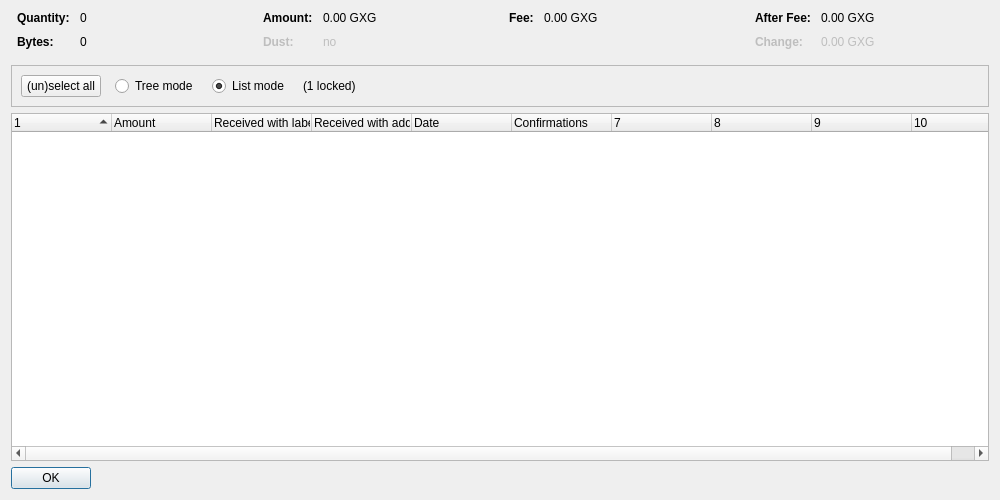
<?xml version="1.0" encoding="UTF-8"?>
<ui version="4.0">
 <class>CoinControlDialog</class>
 <widget class="QDialog" name="CoinControlDialog">
  <property name="geometry">
   <rect>
    <x>0</x>
    <y>0</y>
    <width>1000</width>
    <height>500</height>
   </rect>
  </property>
  <property name="windowTitle">
   <string>Coin Selection</string>
  </property>
  <layout class="QVBoxLayout" name="verticalLayout">
   <item>
    <layout class="QHBoxLayout" name="horizontalLayoutTop" stretch="0,0,0,0">
     <property name="topMargin">
      <number>0</number>
     </property>
     <property name="bottomMargin">
      <number>10</number>
     </property>
     <item>
      <layout class="QFormLayout" name="formLayoutCoinControl1">
       <property name="horizontalSpacing">
        <number>10</number>
       </property>
       <property name="verticalSpacing">
        <number>10</number>
       </property>
       <property name="leftMargin">
        <number>6</number>
       </property>
       <property name="rightMargin">
        <number>6</number>
       </property>
       <item row="0" column="0">
        <widget class="QLabel" name="labelCoinControlQuantityText">
         <property name="font">
          <font>
           <weight>75</weight>
           <bold>true</bold>
          </font>
         </property>
         <property name="text">
          <string>Quantity:</string>
         </property>
        </widget>
       </item>
       <item row="0" column="1">
        <widget class="QLabel" name="labelCoinControlQuantity">
         <property name="cursor">
          <cursorShape>IBeamCursor</cursorShape>
         </property>
         <property name="contextMenuPolicy">
          <enum>Qt::ActionsContextMenu</enum>
         </property>
         <property name="text">
          <string notr="true">0</string>
         </property>
         <property name="textInteractionFlags">
          <set>Qt::LinksAccessibleByMouse|Qt::TextSelectableByKeyboard|Qt::TextSelectableByMouse</set>
         </property>
        </widget>
       </item>
       <item row="1" column="0">
        <widget class="QLabel" name="labelCoinControlBytesText">
         <property name="font">
          <font>
           <weight>75</weight>
           <bold>true</bold>
          </font>
         </property>
         <property name="text">
          <string>Bytes:</string>
         </property>
        </widget>
       </item>
       <item row="1" column="1">
        <widget class="QLabel" name="labelCoinControlBytes">
         <property name="cursor">
          <cursorShape>IBeamCursor</cursorShape>
         </property>
         <property name="contextMenuPolicy">
          <enum>Qt::ActionsContextMenu</enum>
         </property>
         <property name="text">
          <string notr="true">0</string>
         </property>
         <property name="textInteractionFlags">
          <set>Qt::LinksAccessibleByMouse|Qt::TextSelectableByKeyboard|Qt::TextSelectableByMouse</set>
         </property>
        </widget>
       </item>
      </layout>
     </item>
     <item>
      <layout class="QFormLayout" name="formLayoutCoinControl2">
       <property name="horizontalSpacing">
        <number>10</number>
       </property>
       <property name="verticalSpacing">
        <number>10</number>
       </property>
       <property name="leftMargin">
        <number>6</number>
       </property>
       <property name="rightMargin">
        <number>6</number>
       </property>
       <item row="0" column="0">
        <widget class="QLabel" name="labelCoinControlAmountText">
         <property name="font">
          <font>
           <weight>75</weight>
           <bold>true</bold>
          </font>
         </property>
         <property name="text">
          <string>Amount:</string>
         </property>
        </widget>
       </item>
       <item row="0" column="1">
        <widget class="QLabel" name="labelCoinControlAmount">
         <property name="cursor">
          <cursorShape>IBeamCursor</cursorShape>
         </property>
         <property name="contextMenuPolicy">
          <enum>Qt::ActionsContextMenu</enum>
         </property>
         <property name="text">
          <string notr="true">0.00 GXG</string>
         </property>
         <property name="textInteractionFlags">
          <set>Qt::LinksAccessibleByMouse|Qt::TextSelectableByKeyboard|Qt::TextSelectableByMouse</set>
         </property>
        </widget>
       </item>
       <item row="1" column="0">
        <widget class="QLabel" name="labelCoinControlLowOutputText">
         <property name="enabled">
          <bool>false</bool>
         </property>
         <property name="font">
          <font>
           <weight>75</weight>
           <bold>true</bold>
          </font>
         </property>
         <property name="text">
          <string>Dust:</string>
         </property>
        </widget>
       </item>
       <item row="1" column="1">
        <widget class="QLabel" name="labelCoinControlLowOutput">
         <property name="enabled">
          <bool>false</bool>
         </property>
         <property name="cursor">
          <cursorShape>IBeamCursor</cursorShape>
         </property>
         <property name="contextMenuPolicy">
          <enum>Qt::ActionsContextMenu</enum>
         </property>
         <property name="text">
          <string notr="true">no</string>
         </property>
         <property name="textInteractionFlags">
          <set>Qt::LinksAccessibleByMouse|Qt::TextSelectableByKeyboard|Qt::TextSelectableByMouse</set>
         </property>
        </widget>
       </item>
      </layout>
     </item>
     <item>
      <layout class="QFormLayout" name="formLayoutCoinControl3">
       <property name="horizontalSpacing">
        <number>10</number>
       </property>
       <property name="verticalSpacing">
        <number>10</number>
       </property>
       <property name="leftMargin">
        <number>6</number>
       </property>
       <property name="rightMargin">
        <number>6</number>
       </property>
       <item row="0" column="0">
        <widget class="QLabel" name="labelCoinControlFeeText">
         <property name="font">
          <font>
           <weight>75</weight>
           <bold>true</bold>
          </font>
         </property>
         <property name="text">
          <string>Fee:</string>
         </property>
        </widget>
       </item>
       <item row="0" column="1">
        <widget class="QLabel" name="labelCoinControlFee">
         <property name="cursor">
          <cursorShape>IBeamCursor</cursorShape>
         </property>
         <property name="contextMenuPolicy">
          <enum>Qt::ActionsContextMenu</enum>
         </property>
         <property name="text">
          <string notr="true">0.00 GXG</string>
         </property>
         <property name="textInteractionFlags">
          <set>Qt::LinksAccessibleByMouse|Qt::TextSelectableByKeyboard|Qt::TextSelectableByMouse</set>
         </property>
        </widget>
       </item>
      </layout>
     </item>
     <item>
      <layout class="QFormLayout" name="formLayoutCoinControl4">
       <property name="horizontalSpacing">
        <number>10</number>
       </property>
       <property name="verticalSpacing">
        <number>10</number>
       </property>
       <property name="leftMargin">
        <number>6</number>
       </property>
       <property name="rightMargin">
        <number>6</number>
       </property>
       <item row="0" column="0">
        <widget class="QLabel" name="labelCoinControlAfterFeeText">
         <property name="font">
          <font>
           <weight>75</weight>
           <bold>true</bold>
          </font>
         </property>
         <property name="text">
          <string>After Fee:</string>
         </property>
        </widget>
       </item>
       <item row="0" column="1">
        <widget class="QLabel" name="labelCoinControlAfterFee">
         <property name="cursor">
          <cursorShape>IBeamCursor</cursorShape>
         </property>
         <property name="contextMenuPolicy">
          <enum>Qt::ActionsContextMenu</enum>
         </property>
         <property name="text">
          <string notr="true">0.00 GXG</string>
         </property>
         <property name="textInteractionFlags">
          <set>Qt::LinksAccessibleByMouse|Qt::TextSelectableByKeyboard|Qt::TextSelectableByMouse</set>
         </property>
        </widget>
       </item>
       <item row="1" column="0">
        <widget class="QLabel" name="labelCoinControlChangeText">
         <property name="enabled">
          <bool>false</bool>
         </property>
         <property name="font">
          <font>
           <weight>75</weight>
           <bold>true</bold>
          </font>
         </property>
         <property name="text">
          <string>Change:</string>
         </property>
        </widget>
       </item>
       <item row="1" column="1">
        <widget class="QLabel" name="labelCoinControlChange">
         <property name="enabled">
          <bool>false</bool>
         </property>
         <property name="cursor">
          <cursorShape>IBeamCursor</cursorShape>
         </property>
         <property name="contextMenuPolicy">
          <enum>Qt::ActionsContextMenu</enum>
         </property>
         <property name="text">
          <string notr="true">0.00 GXG</string>
         </property>
         <property name="textInteractionFlags">
          <set>Qt::LinksAccessibleByMouse|Qt::TextSelectableByKeyboard|Qt::TextSelectableByMouse</set>
         </property>
        </widget>
       </item>
      </layout>
     </item>
    </layout>
   </item>
   <item>
    <widget class="QFrame" name="frame">
     <property name="minimumSize">
      <size>
       <width>0</width>
       <height>40</height>
      </size>
     </property>
     <property name="frameShape">
      <enum>QFrame::StyledPanel</enum>
     </property>
     <property name="frameShadow">
      <enum>QFrame::Sunken</enum>
     </property>
     <layout class="QHBoxLayout" name="horizontalLayout">
      <item>
       <layout class="QHBoxLayout" name="horizontalLayoutPanel" stretch="0,0,0,0,0">
        <property name="spacing">
         <number>14</number>
        </property>
        <item>
         <widget class="QPushButton" name="pushButtonSelectAll">
          <property name="sizePolicy">
           <sizepolicy hsizetype="Maximum" vsizetype="Fixed">
            <horstretch>0</horstretch>
            <verstretch>0</verstretch>
           </sizepolicy>
          </property>
          <property name="text">
           <string>(un)select all</string>
          </property>
          <property name="autoDefault">
           <bool>false</bool>
          </property>
         </widget>
        </item>
        <item>
         <widget class="QRadioButton" name="radioTreeMode">
          <property name="sizePolicy">
           <sizepolicy hsizetype="Maximum" vsizetype="Fixed">
            <horstretch>0</horstretch>
            <verstretch>0</verstretch>
           </sizepolicy>
          </property>
          <property name="text">
           <string>Tree mode</string>
          </property>
         </widget>
        </item>
        <item>
         <widget class="QRadioButton" name="radioListMode">
          <property name="sizePolicy">
           <sizepolicy hsizetype="Maximum" vsizetype="Fixed">
            <horstretch>0</horstretch>
            <verstretch>0</verstretch>
           </sizepolicy>
          </property>
          <property name="text">
           <string>List mode</string>
          </property>
          <property name="checked">
           <bool>true</bool>
          </property>
         </widget>
        </item>
        <item>
         <widget class="QLabel" name="labelLocked">
          <property name="text">
           <string notr="true">(1 locked)</string>
          </property>
         </widget>
        </item>
        <item>
         <spacer name="horizontalSpacer">
          <property name="orientation">
           <enum>Qt::Horizontal</enum>
          </property>
          <property name="sizeHint" stdset="0">
           <size>
            <width>40</width>
            <height>20</height>
           </size>
          </property>
         </spacer>
        </item>
       </layout>
      </item>
     </layout>
    </widget>
   </item>
   <item>
    <widget class="CoinControlTreeWidget" name="treeWidget">
     <property name="contextMenuPolicy">
      <enum>Qt::CustomContextMenu</enum>
     </property>
     <property name="sortingEnabled">
      <bool>false</bool>
     </property>
     <property name="columnCount">
      <number>10</number>
     </property>
     <attribute name="headerShowSortIndicator" stdset="0">
      <bool>true</bool>
     </attribute>
     <attribute name="headerStretchLastSection">
      <bool>false</bool>
     </attribute>
     <column>
      <property name="text">
       <string/>
      </property>
     </column>
     <column>
      <property name="text">
       <string>Amount</string>
      </property>
     </column>
     <column>
      <property name="text">
       <string>Received with label</string>
      </property>
     </column>
     <column>
      <property name="text">
       <string>Received with address</string>
      </property>
     </column>
     <column>
      <property name="text">
       <string>Date</string>
      </property>
     </column>
     <column>
      <property name="text">
       <string>Confirmations</string>
      </property>
      <property name="toolTip">
       <string>Confirmed</string>
      </property>
     </column>
     <column>
      <property name="text">
       <string/>
      </property>
     </column>
     <column>
      <property name="text">
       <string/>
      </property>
     </column>
     <column>
      <property name="text">
       <string/>
      </property>
     </column>
     <column>
      <property name="text">
       <string/>
      </property>
     </column>
    </widget>
   </item>
   <item>
    <widget class="QDialogButtonBox" name="buttonBox">
     <property name="sizePolicy">
      <sizepolicy hsizetype="Maximum" vsizetype="Fixed">
       <horstretch>0</horstretch>
       <verstretch>0</verstretch>
      </sizepolicy>
     </property>
     <property name="orientation">
      <enum>Qt::Horizontal</enum>
     </property>
     <property name="standardButtons">
      <set>QDialogButtonBox::Ok</set>
     </property>
    </widget>
   </item>
  </layout>
 </widget>
 <customwidgets>
  <customwidget>
   <class>CoinControlTreeWidget</class>
   <extends>QTreeWidget</extends>
   <header>qt/coincontroltreewidget.h</header>
  </customwidget>
 </customwidgets>
 <resources/>
 <connections/>
</ui>
